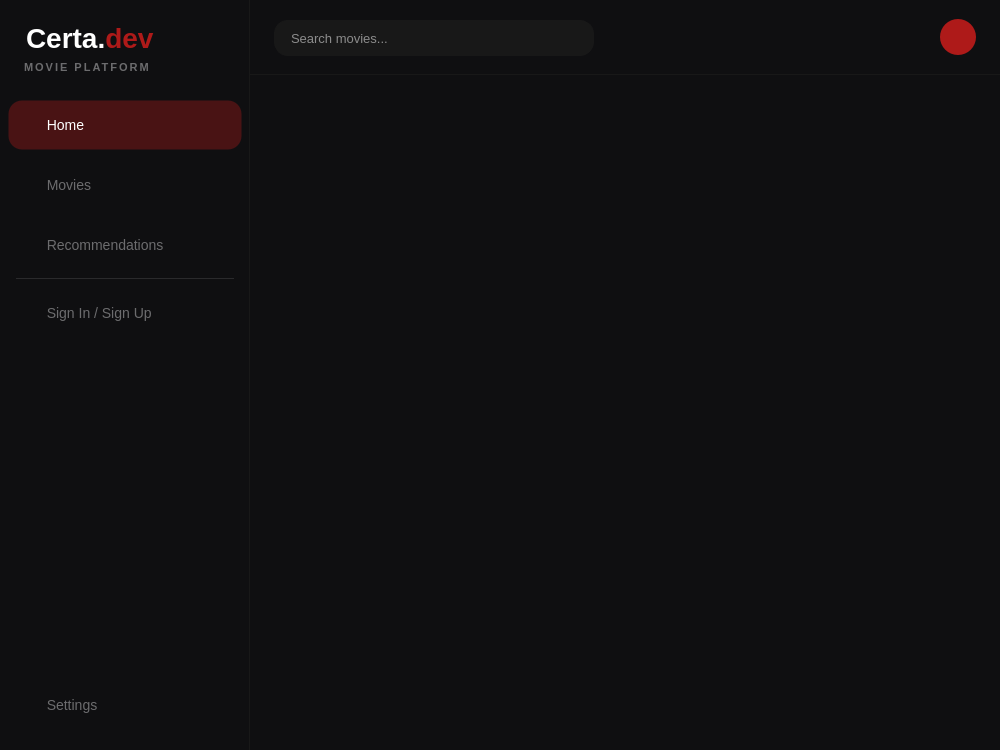
<?xml version="1.0" encoding="UTF-8"?>
<ui version="4.0">
 <class>Layout</class>
 <widget class="QMainWindow" name="Layout">
  <property name="geometry">
   <rect>
    <x>0</x>
    <y>0</y>
    <width>1000</width>
    <height>750</height>
   </rect>
  </property>
  <property name="minimumSize">
   <size>
    <width>1000</width>
    <height>750</height>
   </size>
  </property>
  <property name="maximumSize">
   <size>
    <width>1000</width>
    <height>750</height>
   </size>
  </property>
  <property name="windowTitle">
   <string>Movie Collection</string>
  </property>
  <widget class="QWidget" name="centralwidget">
   <property name="styleSheet">
    <string notr="true">
  *:focus {
     outline: none;
  }

  #centralwidget {
    background-color: #0F0F11;
  }

  #sidebarWidget {
    background-color: #0F0F11;
    border-right: 1px solid #181818;
  }

  #brandNameLabel {
    color: #FFFFFF;
    font-size: 28px;
    font-weight: 700;
    padding-left: 6px;
  }

  #brandSubLabel {
    color: #6C6C6E;
    font-size: 11px;
    letter-spacing: 2px;
    font-weight: 600;
    padding-left: 6px;
  }

  #topBarWidget {
    background-color: #0F0F11;
    border-bottom: 1px solid #181818;
  }

  #contentWidget {
    background-color: #0F0F11;
  }

  #stackedWidget {
    background-color: transparent;
  }

  #topBarSearchLineEdit {
    background-color: #181818;
    border: 1px solid #181818;
    border-radius: 14px;
    color: #FFFFFF;
    font-size: 13px;
    padding-left: 14px;
    padding-right: 14px;
    selection-background-color: #AE1A19;
  }

  #topBarSearchLineEdit:focus {
    border: 1px solid #AE1A19;
    background-color: #0F0F11;
  }

  #topBarUsernameLabel {
    color: #FFFFFF;
    font-size: 14px;
    font-weight: 600;
  }

  #topBarAvatarLabel {
    color: #FFFFFF;
    font-size: 14px;
    font-weight: 700;
    border-radius: 18px;
    background-color: #AE1A19;
  }

  #sidebarHomeButton,
  #sidebarMoviesButton,
  #sidebarRecommendationsButton,
  #sidebarAuthButton,
  #sidebarSettingsButton {
    min-height: 48px;
    max-height: 48px;
    padding-left: 30px;
    padding-right: 16px;
    icon-size: 20px;
    font-size: 14px;
    font-weight: 400;
    text-align: left;
    border-radius: 14px;
    border: 1px solid transparent;
    background-color: transparent;
    color: #6C6C6E;
  }

  #sidebarHomeButton:checked,
  #sidebarMoviesButton:checked,
  #sidebarRecommendationsButton:checked,
  #sidebarAuthButton:checked,
  #sidebarSettingsButton:checked {
    background-color: rgba(174, 26, 25, 92);
    border-color: transparent;
    color: #FFFFFF;
  }

  #sidebarHomeButton:hover, #sidebarHomeButton:focus,
  #sidebarMoviesButton:hover, #sidebarMoviesButton:focus,
  #sidebarRecommendationsButton:hover, #sidebarRecommendationsButton:focus,
  #sidebarAuthButton:hover, #sidebarAuthButton:focus,
  #sidebarSettingsButton:hover, #sidebarSettingsButton:focus {
    background-color: rgba(149, 22, 21, 45);
    border-color: #181818;
    color: #FFFFFF;
  }

  #sidebarHomeButton:checked:hover, #sidebarHomeButton:checked:focus,
  #sidebarMoviesButton:checked:hover, #sidebarMoviesButton:checked:focus,
  #sidebarRecommendationsButton:checked:hover, #sidebarRecommendationsButton:checked:focus,
  #sidebarAuthButton:checked:hover, #sidebarAuthButton:checked:focus,
  #sidebarSettingsButton:checked:hover, #sidebarSettingsButton:checked:focus {
    background-color: rgba(174, 26, 25, 120);
    border-color: transparent;
    color: #FFFFFF;
  }

  #sidebarDivider {
    background-color: #2A2A2C;
    border: none;
  }
  </string>
   </property>
   <layout class="QHBoxLayout" name="rootLayout">
    <property name="spacing">
     <number>0</number>
    </property>
    <property name="leftMargin">
     <number>0</number>
    </property>
    <property name="topMargin">
     <number>0</number>
    </property>
    <property name="rightMargin">
     <number>0</number>
    </property>
    <property name="bottomMargin">
     <number>0</number>
    </property>
    <item>
     <widget class="QWidget" name="sidebarWidget" native="true">
      <property name="minimumSize">
       <size>
        <width>250</width>
        <height>0</height>
       </size>
      </property>
      <property name="maximumSize">
       <size>
        <width>250</width>
        <height>16777215</height>
       </size>
      </property>
      <widget class="QLabel" name="brandNameLabel">
       <property name="geometry">
        <rect>
         <x>12</x>
         <y>18</y>
         <width>226</width>
         <height>40</height>
        </rect>
       </property>
       <property name="text">
        <string>&lt;html&gt;&lt;head/&gt;&lt;body&gt;&lt;p&gt;Certa.&lt;span style=&quot; color:#AE1A19;&quot;&gt;dev&lt;/span&gt;&lt;/p&gt;&lt;/body&gt;&lt;/html&gt;</string>
       </property>
       <property name="textFormat">
        <enum>Qt::TextFormat::RichText</enum>
       </property>
       <property name="alignment">
        <set>Qt::AlignmentFlag::AlignLeading|Qt::AlignmentFlag::AlignLeft|Qt::AlignmentFlag::AlignVCenter</set>
       </property>
      </widget>
      <widget class="QLabel" name="brandSubLabel">
       <property name="geometry">
        <rect>
         <x>12</x>
         <y>60</y>
         <width>226</width>
         <height>14</height>
        </rect>
       </property>
       <property name="text">
        <string>MOVIE PLATFORM</string>
       </property>
       <property name="alignment">
        <set>Qt::AlignmentFlag::AlignLeading|Qt::AlignmentFlag::AlignLeft|Qt::AlignmentFlag::AlignVCenter</set>
       </property>
       <property name="indent">
        <number>6</number>
       </property>
      </widget>
      <widget class="QPushButton" name="sidebarHomeButton">
       <property name="geometry">
        <rect>
         <x>8</x>
         <y>100</y>
         <width>234</width>
         <height>50</height>
        </rect>
       </property>
       <property name="text">
        <string>  Home</string>
       </property>
       <property name="icon">
        <iconset resource="../../assets/resources.qrc">
         <normaloff>:/icons/home.svg</normaloff>:/icons/home.svg</iconset>
       </property>
       <property name="iconSize">
        <size>
         <width>20</width>
         <height>20</height>
        </size>
       </property>
       <property name="checkable">
        <bool>true</bool>
       </property>
       <property name="checked">
        <bool>true</bool>
       </property>
      </widget>
      <widget class="QPushButton" name="sidebarMoviesButton">
       <property name="geometry">
        <rect>
         <x>8</x>
         <y>160</y>
         <width>234</width>
         <height>50</height>
        </rect>
       </property>
       <property name="text">
        <string>  Movies</string>
       </property>
       <property name="icon">
        <iconset resource="../../assets/resources.qrc">
         <normaloff>:/icons/movies.svg</normaloff>:/icons/movies.svg</iconset>
       </property>
       <property name="iconSize">
        <size>
         <width>20</width>
         <height>20</height>
        </size>
       </property>
       <property name="checkable">
        <bool>true</bool>
       </property>
      </widget>
      <widget class="QPushButton" name="sidebarRecommendationsButton">
       <property name="geometry">
        <rect>
         <x>8</x>
         <y>220</y>
         <width>234</width>
         <height>50</height>
        </rect>
       </property>
       <property name="text">
        <string>  Recommendations</string>
       </property>
       <property name="icon">
        <iconset resource="../../assets/resources.qrc">
         <normaloff>:/icons/sparkles.svg</normaloff>:/icons/sparkles.svg</iconset>
       </property>
       <property name="iconSize">
        <size>
         <width>20</width>
         <height>20</height>
        </size>
       </property>
       <property name="checkable">
        <bool>true</bool>
       </property>
      </widget>
      <widget class="QFrame" name="sidebarDivider">
       <property name="geometry">
        <rect>
         <x>16</x>
         <y>278</y>
         <width>218</width>
         <height>1</height>
        </rect>
       </property>
       <property name="frameShape">
        <enum>QFrame::Shape::HLine</enum>
       </property>
       <property name="frameShadow">
        <enum>QFrame::Shadow::Plain</enum>
       </property>
      </widget>
      <widget class="QPushButton" name="sidebarAuthButton">
       <property name="geometry">
        <rect>
         <x>8</x>
         <y>288</y>
         <width>234</width>
         <height>50</height>
        </rect>
       </property>
       <property name="text">
        <string>  Sign In / Sign Up</string>
       </property>
       <property name="icon">
        <iconset resource="../../assets/resources.qrc">
         <normaloff>:/icons/user.svg</normaloff>:/icons/user.svg</iconset>
       </property>
       <property name="iconSize">
        <size>
         <width>20</width>
         <height>20</height>
        </size>
       </property>
       <property name="checkable">
        <bool>true</bool>
       </property>
      </widget>
      <widget class="QPushButton" name="sidebarSettingsButton">
       <property name="geometry">
        <rect>
         <x>8</x>
         <y>680</y>
         <width>234</width>
         <height>50</height>
        </rect>
       </property>
       <property name="text">
        <string>  Settings</string>
       </property>
       <property name="icon">
        <iconset resource="../../assets/resources.qrc">
         <normaloff>:/icons/settings.svg</normaloff>:/icons/settings.svg</iconset>
       </property>
       <property name="iconSize">
        <size>
         <width>20</width>
         <height>20</height>
        </size>
       </property>
       <property name="checkable">
        <bool>true</bool>
       </property>
      </widget>
     </widget>
    </item>
    <item>
     <layout class="QVBoxLayout" name="contentLayout">
      <property name="spacing">
       <number>0</number>
      </property>
      <property name="leftMargin">
       <number>0</number>
      </property>
      <property name="topMargin">
       <number>0</number>
      </property>
      <property name="rightMargin">
       <number>0</number>
      </property>
      <property name="bottomMargin">
       <number>0</number>
      </property>
      <item>
       <widget class="QWidget" name="topBarWidget" native="true">
        <property name="minimumSize">
         <size>
          <width>0</width>
          <height>75</height>
         </size>
        </property>
        <property name="maximumSize">
         <size>
          <width>16777215</width>
          <height>75</height>
         </size>
        </property>
        <widget class="QLineEdit" name="topBarSearchLineEdit">
         <property name="geometry">
          <rect>
           <x>24</x>
           <y>20</y>
           <width>320</width>
           <height>36</height>
          </rect>
         </property>
         <property name="placeholderText">
          <string>Search movies...</string>
         </property>
         <property name="clearButtonEnabled">
          <bool>true</bool>
         </property>
        </widget>
        <widget class="QLabel" name="topBarUsernameLabel">
         <property name="geometry">
          <rect>
           <x>478</x>
           <y>20</y>
           <width>200</width>
           <height>36</height>
          </rect>
         </property>
         <property name="text">
          <string/>
         </property>
         <property name="alignment">
          <set>Qt::AlignmentFlag::AlignRight|Qt::AlignmentFlag::AlignVCenter</set>
         </property>
        </widget>
        <widget class="QLabel" name="topBarAvatarLabel">
         <property name="geometry">
          <rect>
           <x>690</x>
           <y>19</y>
           <width>36</width>
           <height>36</height>
          </rect>
         </property>
         <property name="text">
          <string/>
         </property>
         <property name="alignment">
          <set>Qt::AlignmentFlag::AlignCenter</set>
         </property>
        </widget>
       </widget>
      </item>
      <item>
       <widget class="QStackedWidget" name="stackedWidget">
        <property name="currentIndex">
         <number>0</number>
        </property>
        <widget class="QWidget" name="homeStackPage">
         <layout class="QVBoxLayout" name="homePageLayout">
          <property name="leftMargin">
           <number>0</number>
          </property>
          <property name="topMargin">
           <number>0</number>
          </property>
          <property name="rightMargin">
           <number>0</number>
          </property>
          <property name="bottomMargin">
           <number>0</number>
          </property>
         </layout>
        </widget>
        <widget class="QWidget" name="moviesStackPage">
         <layout class="QVBoxLayout" name="moviesPageLayout">
          <property name="leftMargin">
           <number>0</number>
          </property>
          <property name="topMargin">
           <number>0</number>
          </property>
          <property name="rightMargin">
           <number>0</number>
          </property>
          <property name="bottomMargin">
           <number>0</number>
          </property>
         </layout>
        </widget>
        <widget class="QWidget" name="recommendationsStackPage">
         <layout class="QVBoxLayout" name="recommendationsPageLayout">
          <property name="leftMargin">
           <number>0</number>
          </property>
          <property name="topMargin">
           <number>0</number>
          </property>
          <property name="rightMargin">
           <number>0</number>
          </property>
          <property name="bottomMargin">
           <number>0</number>
          </property>
         </layout>
        </widget>
        <widget class="QWidget" name="settingsStackPage">
         <layout class="QVBoxLayout" name="settingsPageLayout">
          <property name="leftMargin">
           <number>0</number>
          </property>
          <property name="topMargin">
           <number>0</number>
          </property>
          <property name="rightMargin">
           <number>0</number>
          </property>
          <property name="bottomMargin">
           <number>0</number>
          </property>
         </layout>
        </widget>
        <widget class="QWidget" name="profileStackPage">
         <layout class="QVBoxLayout" name="profilePageLayout">
          <property name="leftMargin">
           <number>0</number>
          </property>
          <property name="topMargin">
           <number>0</number>
          </property>
          <property name="rightMargin">
           <number>0</number>
          </property>
          <property name="bottomMargin">
           <number>0</number>
          </property>
         </layout>
        </widget>
       </widget>
      </item>
     </layout>
    </item>
   </layout>
  </widget>
  <widget class="QMenuBar" name="menubar">
   <property name="geometry">
    <rect>
     <x>0</x>
     <y>0</y>
     <width>1000</width>
     <height>33</height>
    </rect>
   </property>
  </widget>
 </widget>
 <resources>
  <include location="../../assets/resources.qrc"/>
 </resources>
 <connections/>
</ui>
